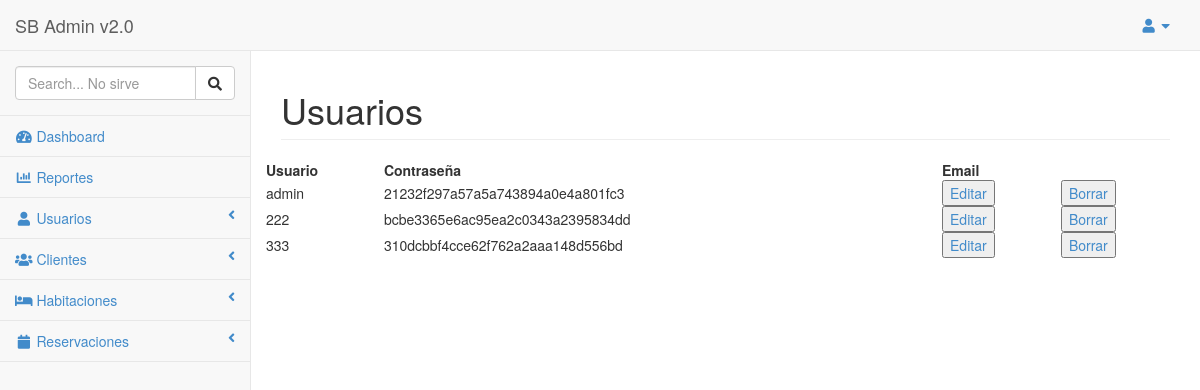
The app's page /index.php?action=lista-usuarios (signed in) with its own data.
### tables this page shows
CREATE TABLE `practica_05_users` (
  `id` int(11) NOT NULL AUTO_INCREMENT,
  `username` varchar(50) NOT NULL,
  `fullname` varchar(100) NOT NULL,
  `password` varchar(255) NOT NULL,
  `created_at` timestamp NOT NULL DEFAULT CURRENT_TIMESTAMP,
  PRIMARY KEY (`id`),
  UNIQUE KEY `username` (`username`)
);

### models/Conexion.php (called while the page is built)
<?php
class Conexion{
	public static function conectar(){
		$link = new PDO("mysql:host=localhost;dbname=taw_1430272","root","root");
		return $link;
	}
}
?>

### models/modules/UsuariosModel.php (called while the page is built, shortened)
<?php
class UsuariosModel extends Conexion {
	public static function vistaUsuariosModel($tabla){
		$stmt = Conexion::conectar()->prepare("SELECT * FROM $tabla");
		$stmt->execute();
		return $stmt->fetchAll();
	}
} ?>

### index.php (called while the page is built, shortened)
<?php
$mvc = new Nucleo();
$mvc -> init_all_ctrlrs();
$mvc -> init_layout();
?>

### controllers/modules/UsuariosController.php (the view, shortened to what this page needs)
<?php Class UsuariosController {
	public function vistaUsuariosController(){
		$respuesta = UsuariosModel::vistaUsuariosModel("practica_05_users");
		foreach($respuesta as $row => $item){
		echo'<tr>
				<td>'.$item["username"].'</td>
				<td>'.$item["password"].'</td>
				<td><a href="index.php?action=editar-usuario&id='.$item["id"].'"><button>Editar</button></a></td>
				<td><a href="index.php?action=lista-usuarios&idBorrar='.$item["id"].'"><button>Borrar</button></a></td>
			</tr>';
		}
	}
}

### themes/sb-admin/assets/css/sb-admin.css (style rules this page uses)
body { padding-top: 100px; background-color: #f8f8f8; }
@media (min-width:768px) { body { padding-top: 50px; } }

### records on screen
practica_05_users: username "admin", password "21232f297a57a5a743894a0e4a801fc3"
practica_05_users: username "222", password "bcbe3365e6ac95ea2c0343a2395834dd"
practica_05_users: username "333", password "310dcbbf4cce62f762a2aaa148d556bd"
